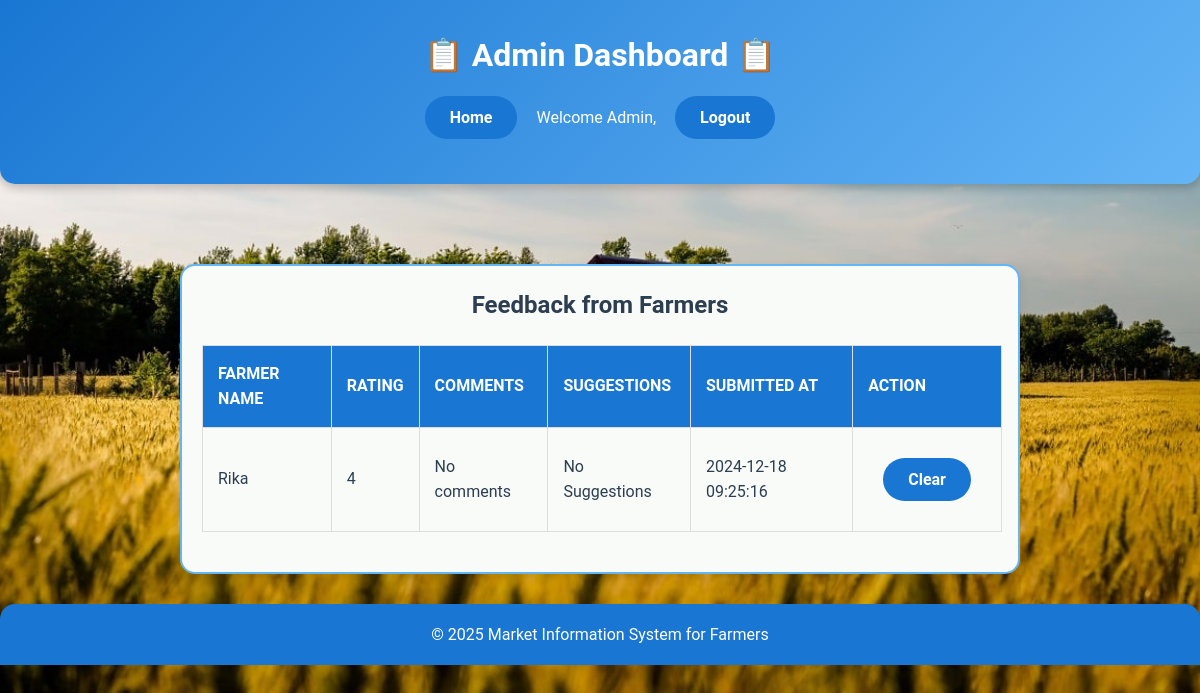
Screenshot of /feedback_table.php with the database file from the repository.
### tables this page shows
CREATE TABLE `feedback` (
  `id` int(11) NOT NULL,
  `email` varchar(255) NOT NULL,
  `name` varchar(100) NOT NULL,
  `rating` int(11) DEFAULT NULL CHECK (`rating` between 1 and 5),
  `comments` text NOT NULL,
  `suggestions` text NOT NULL,
  `submission_date` timestamp NOT NULL DEFAULT current_timestamp()
);

CREATE TABLE `farmers` (
  `id` int(11) NOT NULL,
  `email` varchar(100) NOT NULL,
  `password` varchar(255) NOT NULL,
  `name` varchar(100) NOT NULL,
  `age` int(11) NOT NULL,
  `farm_type` varchar(100) NOT NULL,
  `location` varchar(255) NOT NULL,
  `land_size` varchar(50) DEFAULT NULL,
  `crops_grown` text DEFAULT NULL,
  `livestock` text DEFAULT NULL,
  `created_at` timestamp NOT NULL DEFAULT current_timestamp()
);

### feedback_table.php (the view, shortened to what this page needs)
<?php
require 'db_config.php';
$user_name = $_SESSION['name'];
$sql_feedback = "SELECT farmers.name, feedback.rating, feedback.comments, feedback.suggestions, feedback.submission_date
                 FROM feedback
                 JOIN farmers ON feedback.email = farmers.email";
$result_feedback = $conn->query($sql_feedback);
?>
<!DOCTYPE html>
<html lang="en">
<head>
    <link rel="stylesheet" href="admin_style.css">
</head>
<body>
    <header class="header">
        <div class="header-left">
            <h1>📋 Admin Dashboard 📋</h1>
        </div>
        <div class="header-right">
            <button type="button" onclick="location.href='admin_dashboard.php'">Home</button>
            <span>Welcome Admin, <?php echo $user_name ?></span>
            <a href="logout.php">
                <button type="button">Logout</button>
            </a>
        </div>
    </header>
    <main class="dashboard">
        <section>
            <h2 class="text-success text-center">Feedback from Farmers</h2>
            <div class="table-responsive">
                <table class="table table-bordered table-striped">
                    <thead>
                        <tr>
                            <th>Farmer Name</th>
                            <th>Rating</th>
                            <th>Comments</th>
                            <th>Suggestions</th>
                            <th>Submitted At</th>
                            <th>Action</th>
                        </tr>
                    </thead>
                    <tbody>
                        <?php
                        if ($result_feedback && $result_feedback->num_rows > 0) {
                            while ($row = $result_feedback->fetch_assoc()) {
                                echo "<tr>";
                                echo "<form method='POST' action=''>";
                                echo "<td>" . htmlspecialchars($row['name']) . "</td>";
                                echo "<td>" . htmlspecialchars($row['rating']) . "</td>";
                                echo "<td>" . htmlspecialchars($row['comments']) . "</td>";
                                echo "<td>" . htmlspecialchars($row['suggestions']) . "</td>";
                                echo "<td>" . htmlspecialchars($row['submission_date']) . "</td>";
                                echo "<td>
                                        <form method='POST' action=''>
                                            <input type='hidden' name='submission_date' value='" . htmlspecialchars($row['submission_date']) . "'>
                                            <button type='submit' name='delete_feedback' class='btn btn-success' onclick=\"return confirm('Are you sure you want to delete this feedback?');\">Clear</button>
                                      </td>";
                                echo "</form>";
                                echo "</tr>";
                            }
                        } else {
                            echo "<tr><td colspan='6' class='text-center'>No feedback available</td></tr>";
                        }
                        ?>
                    </tbody>
                </table>
            </div>
        </section>
    </main>
    <footer class="text-center p-3 bg-success text-white mt-0">
        <p>&copy; 2025 Market Information System for Farmers</p>
    </footer>
</body>
</html>

### admin_style.css (style rules this page uses)
* { margin: 0; padding: 0; box-sizing: border-box; font-family: 'Roboto', sans-serif; }
body { background: url('farm-background.jpg') no-repeat center center fixed; background-size: cover; color: #2c3e50; line-height: 1.6; font-size: 16px; overflow-x: hidden; }
header { background: linear-gradient(135deg, #1976D2, #64B5F6); color: #fff; padding: 30px 20px; text-align: center; border-radius: 0 0 15px 15px; box-shadow: 0 4px 10px rgba(0, 0, 0, 0.2); }
footer { background: #1976D2; color: #fff; text-align: center; padding: 18px 0; margin-top: 30px; border-radius: 15px 15px 0 0; }
section { margin: 20px auto; padding: 20px; width: 70%; max-width: 1400px; background: #f8fbf8; border: 2px solid #64B5F6; border-radius: 15px; box-shadow: 0 4px 10px rgba(0, 0, 0, 0.1); transition: transform 0.3s ease; overflow-x: auto; }
section h2 { text-align: center; margin-bottom: 15px; color: #2c3e50; }
table { width: 100%; border-collapse: collapse; margin: 20px 0; text-align: left; min-width: 800px; }
table th, table td { padding: 15px; border: 1px solid #ddd; }
table th { background: #1976D2; color: #fff; text-transform: uppercase; }
button { background: #1976D2; color: #fff; border: none; padding: 12px 25px; margin: 15px; border-radius: 25px; cursor: pointer; font-size: 16px; font-weight: bold; transition: background 0.3s ease, transform 0.3s ease; }
form { max-width: 600px; margin: 0 auto; padding: 20px; background-color: #f8fbf8; border: 2px solid #64B5F6; border-radius: 15px; box-shadow: 0 4px 10px rgba(0, 0, 0, 0.1); }
main.dashboard { padding-top: 60px; }
.btn-success { background-color: #1976D2; color: white; border: none; padding: 12px 25px; margin: 15px; border-radius: 25px; cursor: pointer; font-size: 16px; font-weight: bold; transition: background-color 0.3s ease, transform 0.3s ease; }

### rows the page displays
feedback: farmers.name "Rika", rating "4", comments "No comments", suggestions "No Suggestions", submission_date "2024-12-18 09:25:16"
